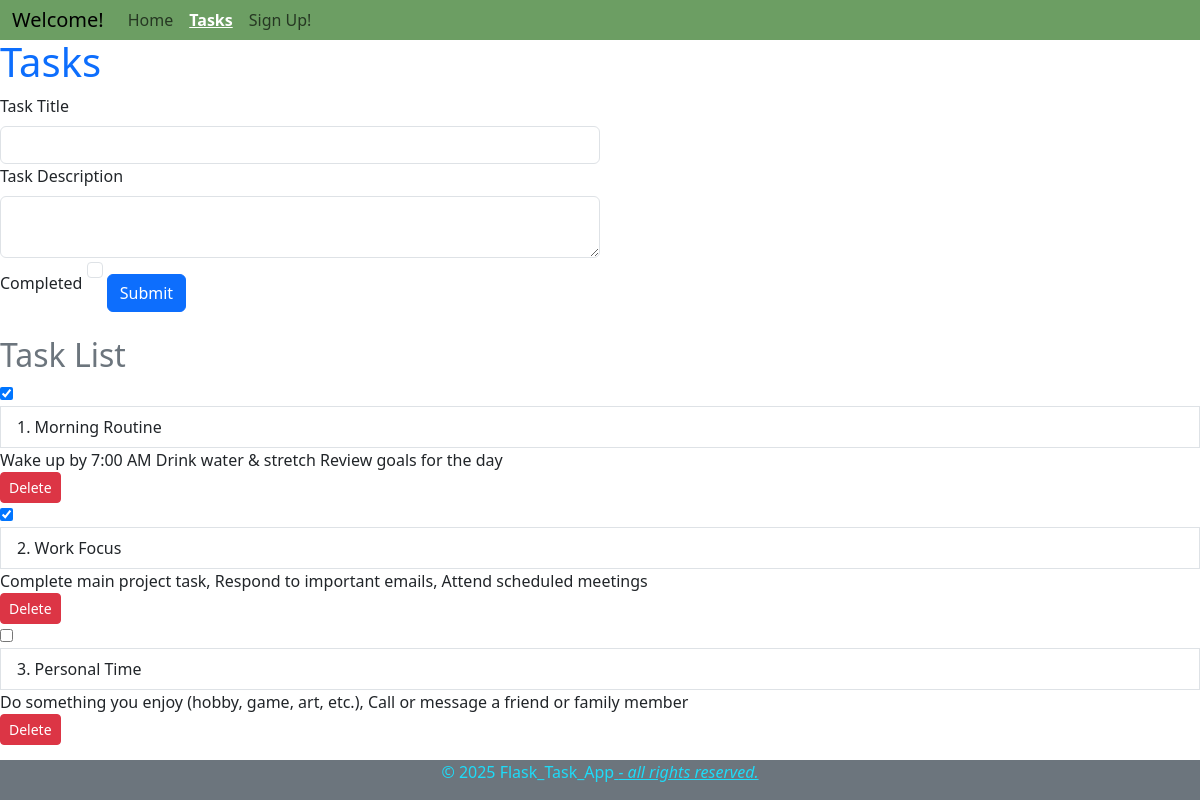
/tasks, run on an earlier commit of the app's database.
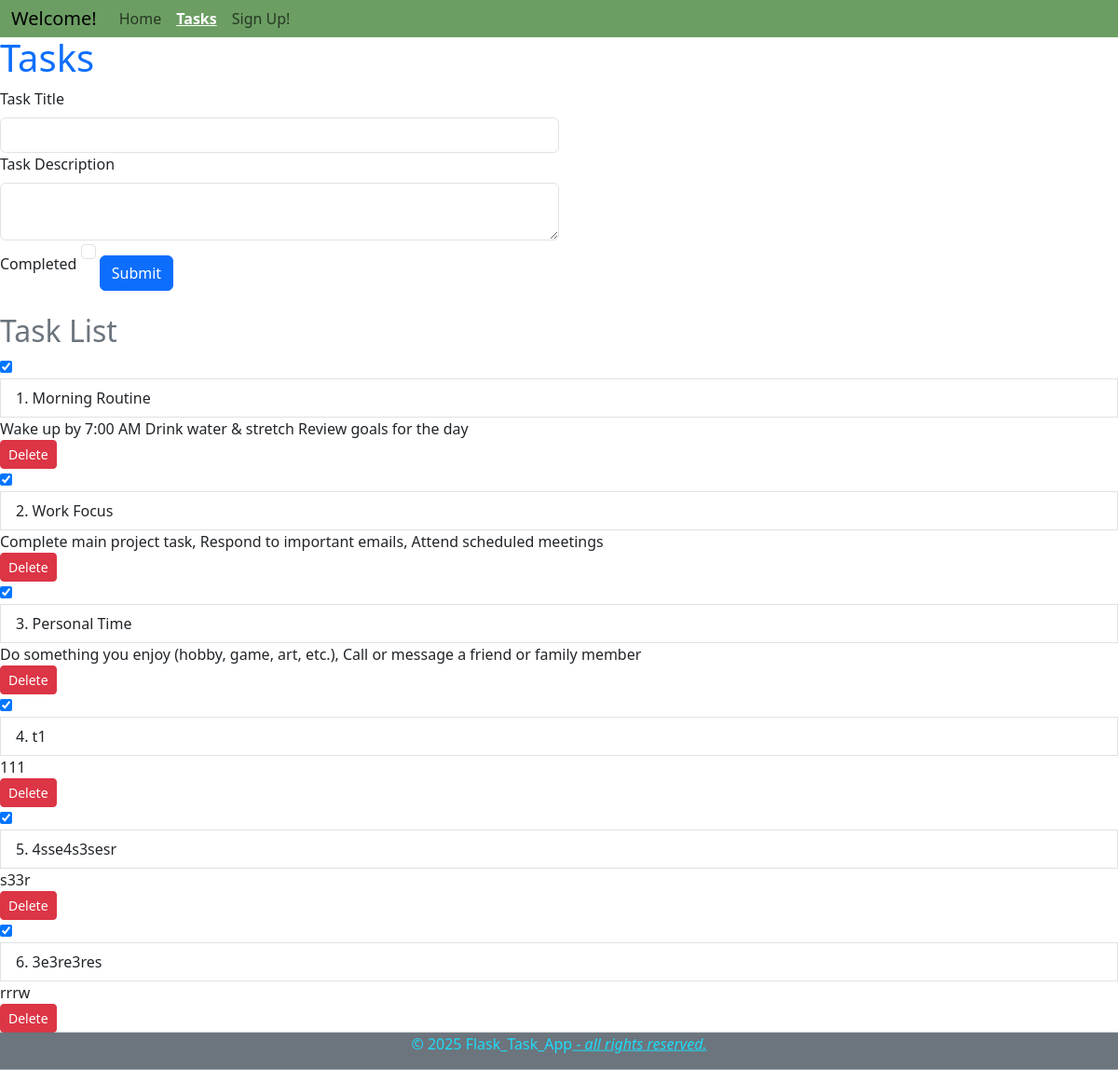
And on a later commit of the database.
### app/models.py (models this page shows, shortened)
class Task(db.Model):
    task_id = db.Column(db.Integer, primary_key=True)
    title = db.Column(db.String(100), nullable=False)
    description = db.Column(db.Text, nullable=False)
    completed = db.Column(db.Boolean, default=False)
    user_id = db.Column(db.Integer, db.ForeignKey('user.user_id'), nullable=False)

### app/routes.py (the view, shortened to what this page needs)
@app.route('/tasks', methods=['GET', 'POST'])
def tasks():
    form = TaskForm()
    tasks = Task.query.all()
    return render_template('tasks.html', title='Tasks', task_form=form, tasks=tasks)

### app/forms.py
class TaskForm(FlaskForm):
   title = StringField('Task Title')
   description = TextAreaField('Task Description')
   completed = BooleanField('Completed')
   submit = SubmitField('Submit')

### app/templates/tasks.html (shortened to what this page needs)
{% extends "base.html" %}
{% block content %}
<h1 class="text-primary">Tasks</h1>
<form action="" method="post">
    {{ task_form.title.label(class="form-label") }}
    {{ task_form.title(class="form-control w-50") }}
    {{ task_form.description.label(class="form-label") }}
    {{ task_form.description(class="form-control w-50") }}
    {{ task_form.completed.label(class="form-check-label") }}
    {{ task_form.completed(class="form-check-input") }}
    {{ task_form.submit(class="btn btn-primary mt-3") }}
</form>
<h2 class="text-secondary mt-4">Task List</h2>
<div class="list-group">
    {% for task in tasks %}
    <form action="{{ url_for('toggle_task', task_id=task.task_id) }}" method="post" style="display: inline;">
        <input type="checkbox"
            {% if task.completed %} checked {% endif %}
            onchange="this.form.submit()"
            id="task-{{ task.task_id }}"
            title="Mark task as completed">
    </form>
    <label for="task-{{ task.task_id }}" class="list-group-item">
        {{ loop.index }}. {{ task.title }}
    </label>
    <span>{{ task.description }}</span>
    <form action="{{ url_for('delete_task', task_id=task.task_id) }}" method="post" style="display: inline;">
        <button type="submit" class="btn btn-danger btn-sm">Delete</button>
    </form>
    {% endfor %}
</div>
{% endblock %}

### app/templates/base.html (shortened to what this page needs)
<!DOCTYPE html>
<html lang="en">
<head>
    <link href="https://cdn.jsdelivr.net/npm/bootstrap@5.3.5/dist/css/bootstrap.min.css" rel="stylesheet">
</head>
</head>
<body>
    <nav class="navbar navbar-expand-sm bg-body-tertiary sticky-top p-0">
        <div class="container-fluid" style="background-color: rgb(108, 158, 99);">
            <a class="navbar-brand" href="#">Welcome!</a>
            <div class="collapse navbar-collapse" id="navbarNavAltMarkup">
                <div class="navbar-nav">
                    <a class="nav-link {% if request.endpoint == 'home' %}active{% endif %}" href="{{ url_for('home') }}">Home</a>
                    <a class="nav-link {% if request.endpoint == 'tasks' %}active{% endif %}" href="{{ url_for('tasks') }}">Tasks</a>
                    <a class="nav-link {% if request.endpoint == 'users' %}active{% endif %}" href="{{ url_for('users') }}">Sign Up!</a>
                </div>
            </div>
        </div>
    </nav>
    {% block content %}
    {% endblock %}
</body>
<footer class="bg-secondary color-rgp text-white text-center py-0 mt-auto position-sticky bottom-0">
    <p style="color: rgb(29, 220, 249);">&copy; 2025 Flask_Task_App<i class="text-decoration-underline"> - all rights reserved.</i></p></footer>
</html>

### app/templates/base.html (style rules this page uses)
html, body { height: 100%; }
body { display: flex; flex-direction: column; }
nav { flex-grow: 0; margin-top: -2px; }
.navbar-nav .nav-link.active { text-decoration: underline; font-weight: bold; color: white !important; }

What changed in the data, as far as the page shows it:
changed Task "Personal Time": completed "☐" → "☑"
added Task: completed "☑", title "t1", description "111"
added Task: completed "☑", title "4sse4s3sesr", description "s33r"
added Task: completed "☑", title "3e3re3res", description "rrrw"
